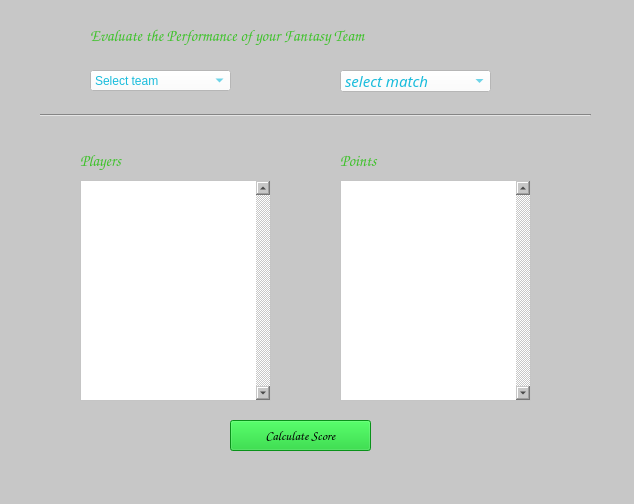
<?xml version="1.0" encoding="UTF-8"?>
<ui version="4.0">
 <class>evaluate_team</class>
 <widget class="QDialog" name="evaluate_team">
  <property name="geometry">
   <rect>
    <x>0</x>
    <y>0</y>
    <width>634</width>
    <height>504</height>
   </rect>
  </property>
  <property name="windowTitle">
   <string>Evaluate Team</string>
  </property>
  <property name="styleSheet">
   <string notr="true">background-color: rgb(199, 199, 199);</string>
  </property>
  <widget class="QLabel" name="label">
   <property name="geometry">
    <rect>
     <x>90</x>
     <y>10</y>
     <width>391</width>
     <height>51</height>
    </rect>
   </property>
   <property name="font">
    <font>
     <family>Comic Sans MS</family>
     <pointsize>12</pointsize>
    </font>
   </property>
   <property name="styleSheet">
    <string notr="true">color: rgb(62, 194, 42);</string>
   </property>
   <property name="text">
    <string>Evaluate the Performance of your Fantasy Team</string>
   </property>
  </widget>
  <widget class="QComboBox" name="selectteam_cb">
   <property name="geometry">
    <rect>
     <x>90</x>
     <y>70</y>
     <width>141</width>
     <height>21</height>
    </rect>
   </property>
   <property name="styleSheet">
    <string notr="true">color: rgb(25, 188, 220);
background-color: rgb(255, 255, 255);
font: 75 italic 10pt &quot;Century Gothic&quot;;</string>
   </property>
   <property name="currentText">
    <string>Select team</string>
   </property>
   <item>
    <property name="text">
     <string>Select team</string>
    </property>
   </item>
  </widget>
  <widget class="QComboBox" name="selectmatch_cb">
   <property name="enabled">
    <bool>true</bool>
   </property>
   <property name="geometry">
    <rect>
     <x>340</x>
     <y>70</y>
     <width>151</width>
     <height>22</height>
    </rect>
   </property>
   <property name="font">
    <font>
     <family>Century Gothic</family>
     <pointsize>11</pointsize>
     <weight>9</weight>
     <italic>true</italic>
     <bold>false</bold>
    </font>
   </property>
   <property name="styleSheet">
    <string notr="true">color: rgb(25, 188, 220);
background-color: rgb(255, 255, 255);
font: 75 italic 11pt &quot;Century Gothic&quot;;</string>
   </property>
   <item>
    <property name="text">
     <string extracomment="select amatch">select match</string>
    </property>
   </item>
   <item>
    <property name="text">
     <string>Match1</string>
    </property>
   </item>
  </widget>
  <widget class="Line" name="line">
   <property name="geometry">
    <rect>
     <x>40</x>
     <y>95</y>
     <width>551</width>
     <height>41</height>
    </rect>
   </property>
   <property name="styleSheet">
    <string notr="true">color: rgb(0, 0, 0);</string>
   </property>
   <property name="orientation">
    <enum>Qt::Horizontal</enum>
   </property>
  </widget>
  <widget class="QLabel" name="label_2">
   <property name="geometry">
    <rect>
     <x>80</x>
     <y>150</y>
     <width>81</width>
     <height>21</height>
    </rect>
   </property>
   <property name="font">
    <font>
     <family>Comic Sans MS</family>
     <pointsize>12</pointsize>
     <weight>50</weight>
     <bold>false</bold>
    </font>
   </property>
   <property name="styleSheet">
    <string notr="true">color: rgb(62, 194, 42);</string>
   </property>
   <property name="text">
    <string>Players</string>
   </property>
  </widget>
  <widget class="QLabel" name="label_3">
   <property name="geometry">
    <rect>
     <x>340</x>
     <y>150</y>
     <width>81</width>
     <height>21</height>
    </rect>
   </property>
   <property name="font">
    <font>
     <family>Comic Sans MS</family>
     <pointsize>12</pointsize>
     <weight>50</weight>
     <bold>false</bold>
    </font>
   </property>
   <property name="styleSheet">
    <string notr="true">color: rgb(62, 194, 42);</string>
   </property>
   <property name="text">
    <string>Points</string>
   </property>
  </widget>
  <widget class="QPushButton" name="calcscore_btn">
   <property name="enabled">
    <bool>true</bool>
   </property>
   <property name="geometry">
    <rect>
     <x>230</x>
     <y>420</y>
     <width>141</width>
     <height>31</height>
    </rect>
   </property>
   <property name="font">
    <font>
     <family>Comic Sans MS</family>
     <pointsize>10</pointsize>
    </font>
   </property>
   <property name="cursor">
    <cursorShape>ArrowCursor</cursorShape>
   </property>
   <property name="statusTip">
    <string>calculating score</string>
   </property>
   <property name="styleSheet">
    <string notr="true">background-color: rgb(12, 204, 35);</string>
   </property>
   <property name="text">
    <string>Calculate Score</string>
   </property>
   <property name="autoDefault">
    <bool>false</bool>
   </property>
  </widget>
  <widget class="QListWidget" name="players_lw">
   <property name="geometry">
    <rect>
     <x>80</x>
     <y>180</y>
     <width>191</width>
     <height>221</height>
    </rect>
   </property>
   <property name="font">
    <font>
     <family>Comic Sans MS</family>
     <pointsize>10</pointsize>
     <weight>75</weight>
     <bold>true</bold>
    </font>
   </property>
   <property name="styleSheet">
    <string notr="true">color: rgb(25, 188, 220);
background-color: rgb(255, 255, 255);</string>
   </property>
   <property name="verticalScrollBarPolicy">
    <enum>Qt::ScrollBarAlwaysOn</enum>
   </property>
   <property name="defaultDropAction">
    <enum>Qt::IgnoreAction</enum>
   </property>
   <property name="selectionMode">
    <enum>QAbstractItemView::NoSelection</enum>
   </property>
  </widget>
  <widget class="QListWidget" name="scores_lw">
   <property name="geometry">
    <rect>
     <x>340</x>
     <y>180</y>
     <width>191</width>
     <height>221</height>
    </rect>
   </property>
   <property name="font">
    <font>
     <family>Comic Sans MS</family>
     <pointsize>10</pointsize>
     <weight>75</weight>
     <bold>true</bold>
    </font>
   </property>
   <property name="styleSheet">
    <string notr="true">color: rgb(25, 188, 220);
background-color: rgb(255, 255, 255);</string>
   </property>
   <property name="verticalScrollBarPolicy">
    <enum>Qt::ScrollBarAlwaysOn</enum>
   </property>
   <property name="selectionMode">
    <enum>QAbstractItemView::NoSelection</enum>
   </property>
  </widget>
 </widget>
 <resources/>
 <connections/>
</ui>
